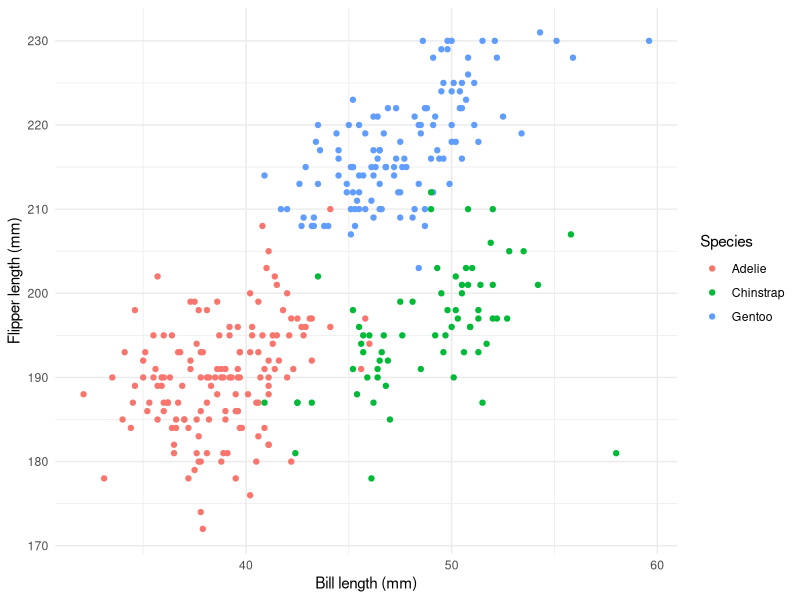
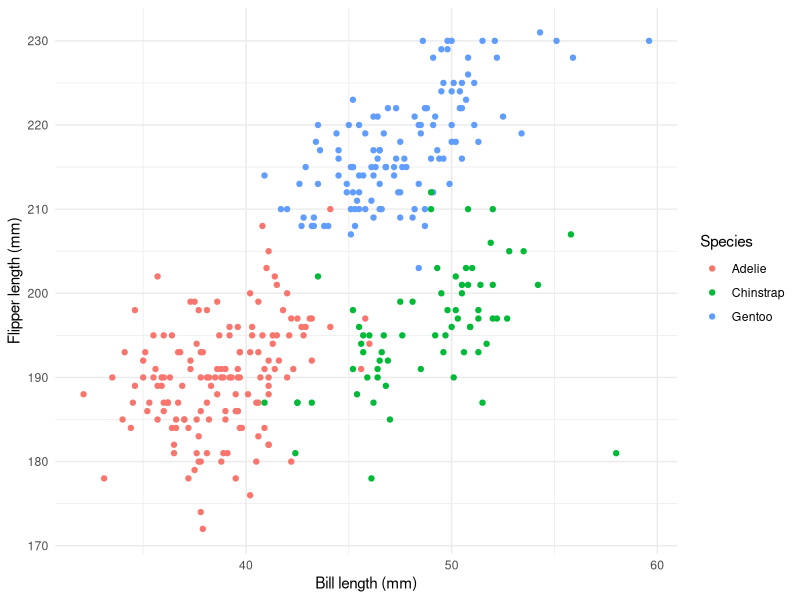

Recreate these plots in R, in order.
## ---- chunk 1
data("penguins", package = "palmerpenguins")
## ---- chunk 2
library(ggplot2)

penguin_plot <- ggplot(
  penguins,
  aes(x = bill_length_mm, y = flipper_length_mm, color = species)
) +
  geom_point(na.rm = TRUE) +
  labs(
    x = "Bill length (mm)",
    y = "Flipper length (mm)",
    color = "Species"
  ) +
  theme_minimal()

penguin_plot

ggsave(
  filename = "penguins_scatterplot.png",
  plot = penguin_plot,
  width = 7,
  height = 5,
  dpi = 300
)
## ---- chunk 3
set.seed(8105)

normal_sample <- rnorm(10)
sample_data <- data.frame(
  normal_sample = normal_sample,
  above_zero = normal_sample > 0,
  character_value = letters[1:10],
  factor_group = factor(rep(c("A", "B", "C"), length.out = 10))
)

sample_data
## ---- chunk 4
mean(sample_data$normal_sample)
mean(sample_data$above_zero)
mean(sample_data$character_value)
mean(sample_data$factor_group)
## ---- chunk 5
as.numeric(sample_data$above_zero)
as.numeric(sample_data$character_value)
as.numeric(sample_data$factor_group)
